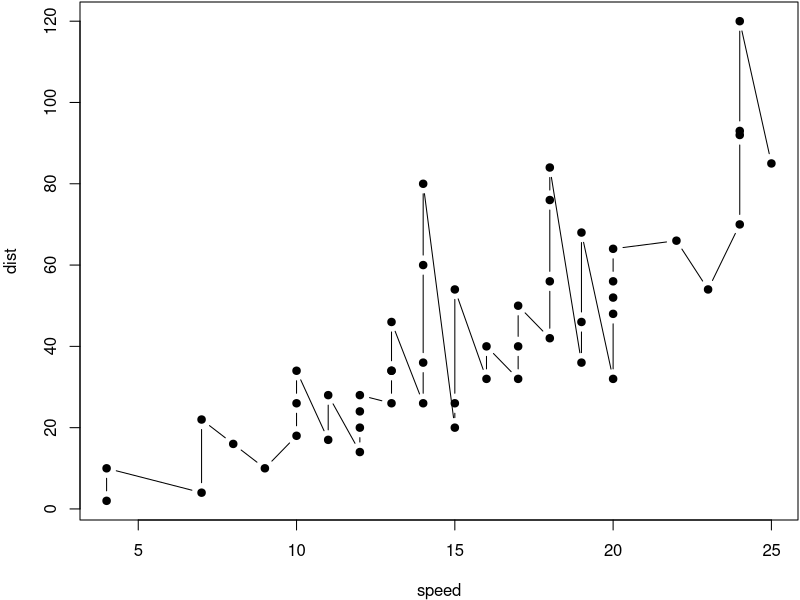
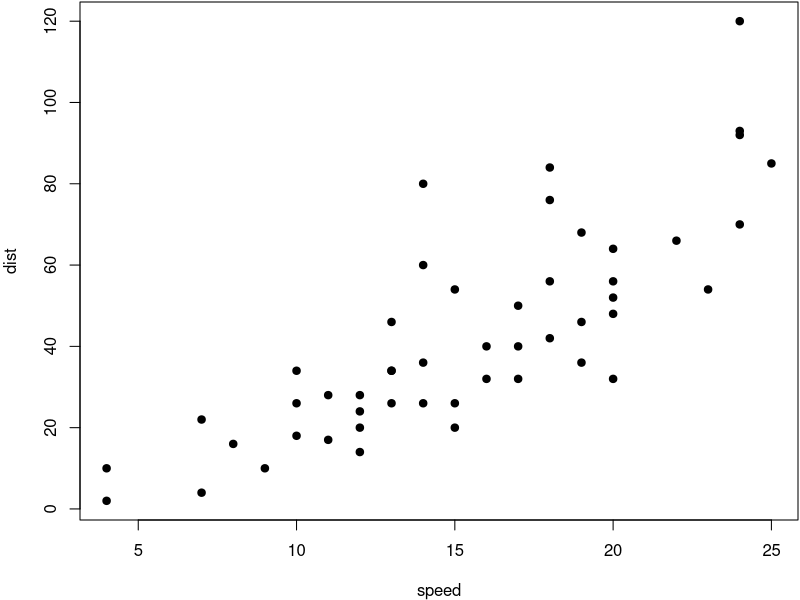
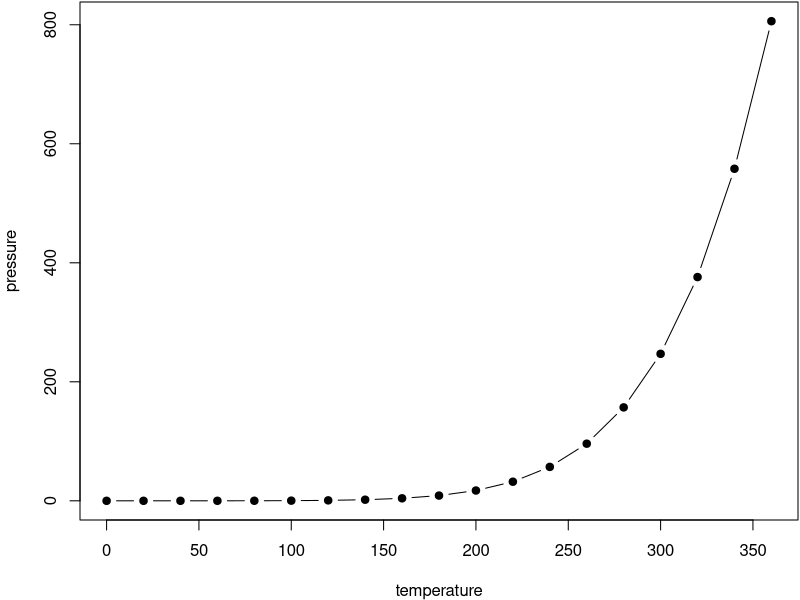
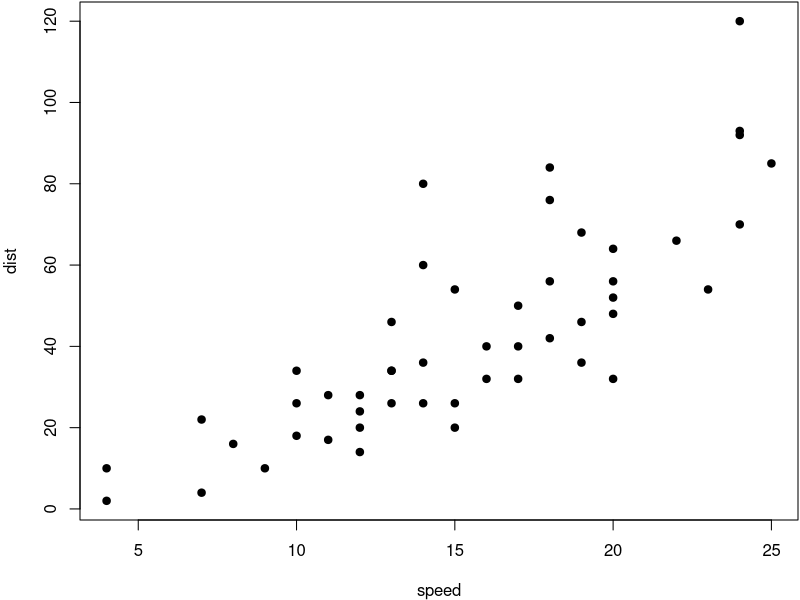
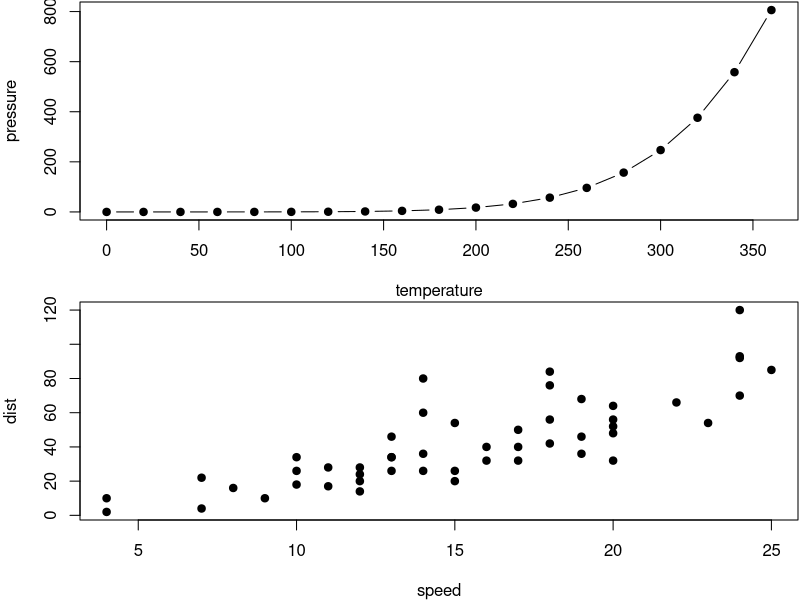

Write R code to recreate these figures, in order.
## ---- chunk 1
df = iris
head(df)
summary(df)
## ---- chunk 2
par(mar = c(4, 4, 0.1, 0.1))
plot(cars, pch = 19, type = "b")
## ---- chunk 3
par(mar = c(4, 4, 0.1, 0.1))
plot(cars, pch = 19)
## ---- chunk 4
par(mar = c(4, 4, 0.1, 0.1))
plot(pressure, pch = 19, type = "b")
plot(cars, pch = 19)
## ---- chunk 5
par(mfrow = c(2,1))
plot(pressure, pch = 19, type = "b")
plot(cars, pch = 19)
